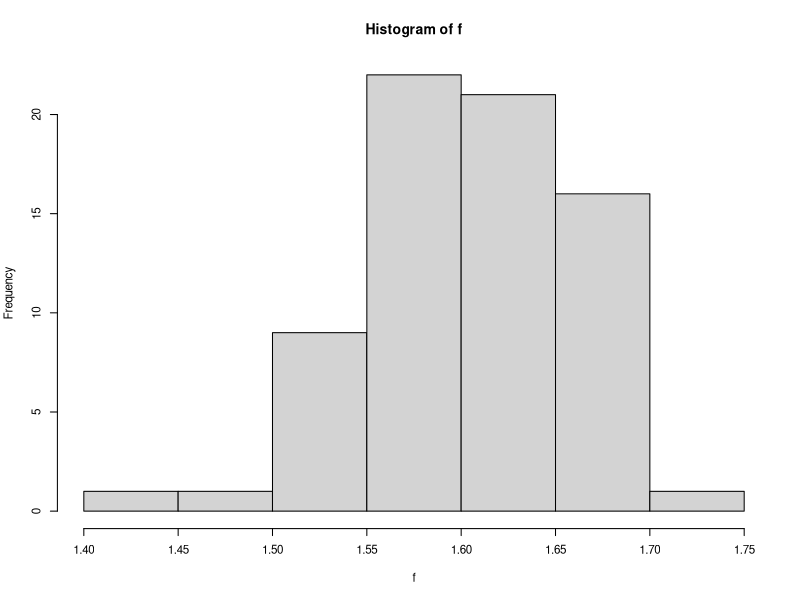
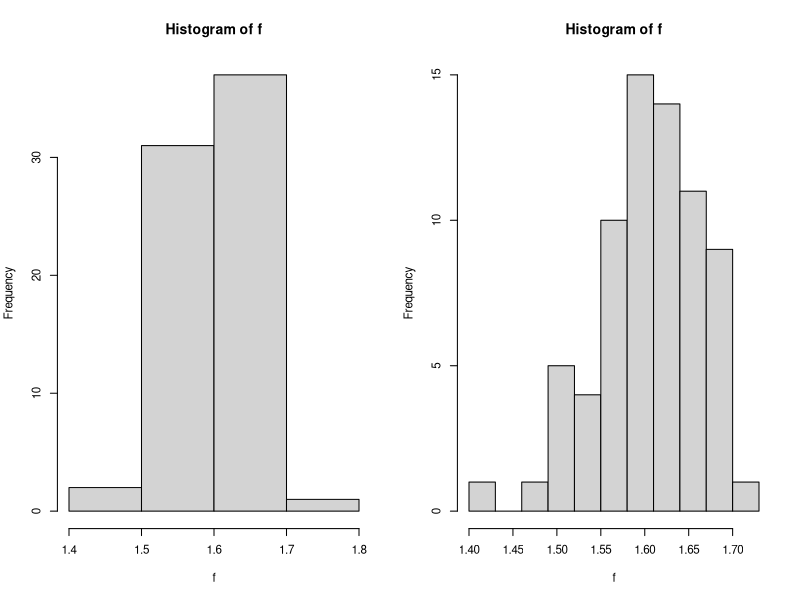
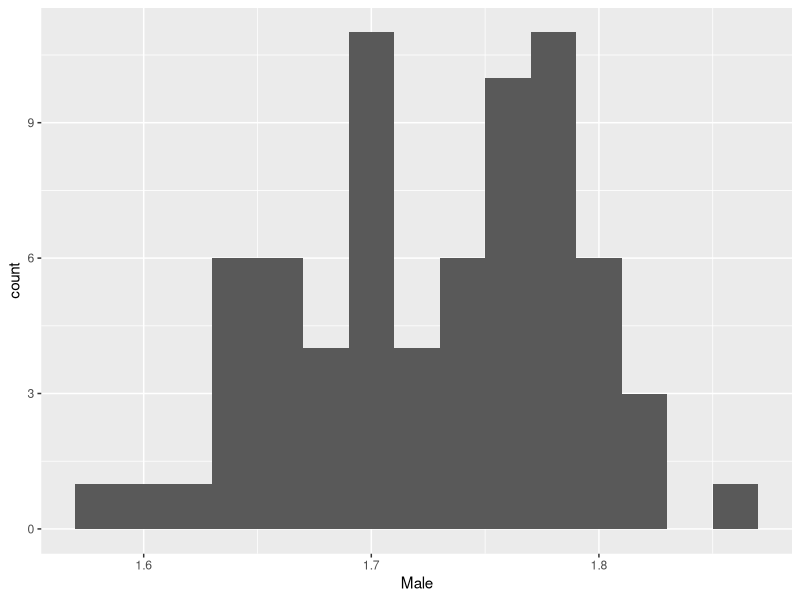
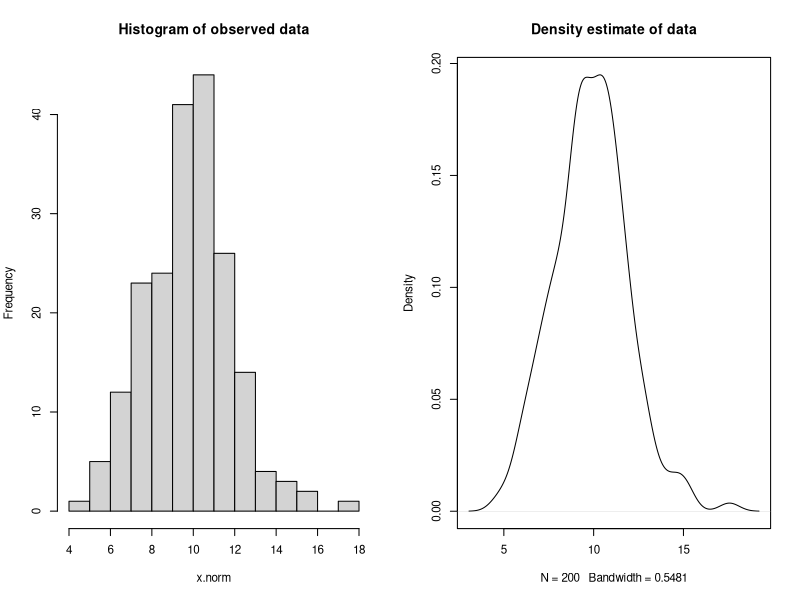
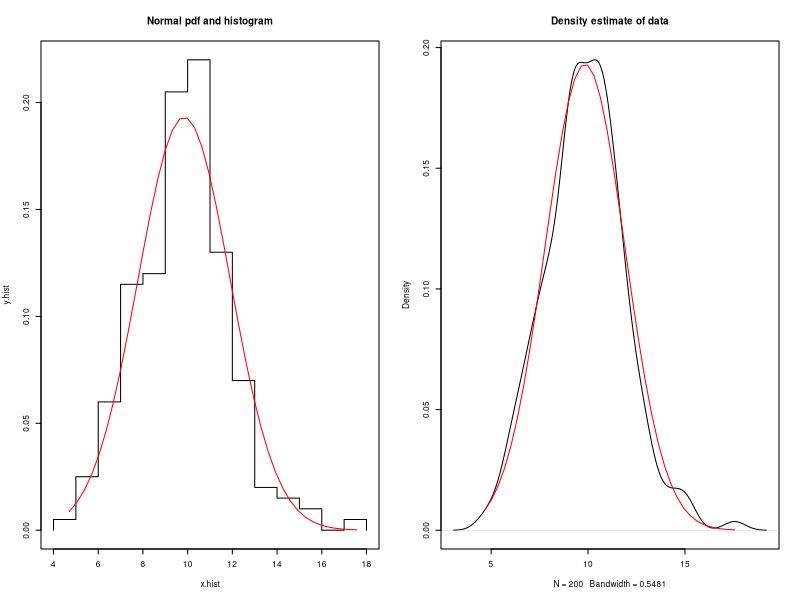
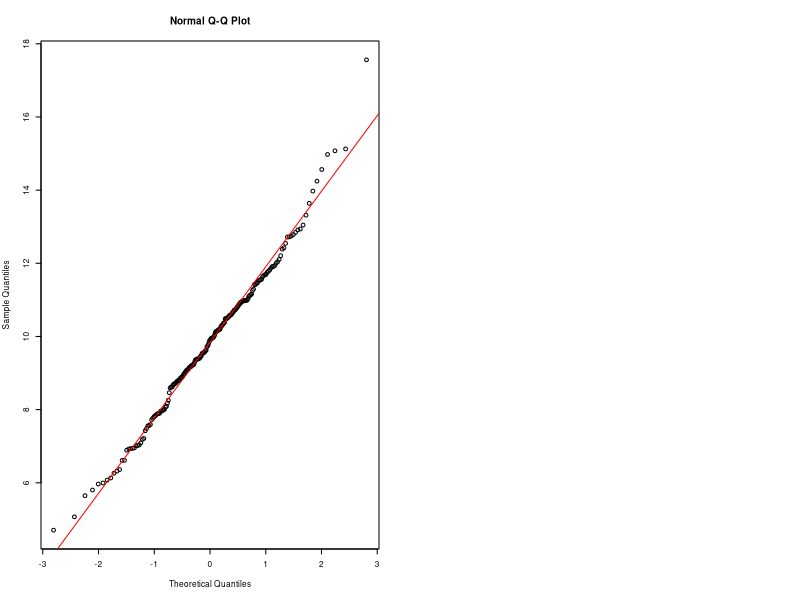

Here is the R script that generated these plots, in order:
height = read.table("height.txt", header=T)
head(height)

m = height$Male # or height[,1] or height[, "Male"] 
f = height$Female
mean(m) # mean
mean(f)
var(m) # sample variance
var(f)
sd(f) # standard deviation
cov(m,f) # covariance
cor(m,f) # correlation
par(cex=0.7) # resize text 
hist(f)


par(mfrow=c(1,2), cex=0.7) # 2 plots side-by-side 
hist(f, breaks=4) # set number of bins
hist(f, breaks=seq(1.40,1.75,by=0.03)) # set bins



library(ggplot2) # load package 
ggplot(height,aes(Male))+geom_histogram(binwidth=0.02)


sigma = 0.0036; Mbar = mean(m); n = length(m)
E = qnorm(1-0.05/2)*sigma/sqrt(n) # margin of error 
CI_m = Mbar + c(-E,E)
CI_m


S = sd(m)
E = qt(1-0.05/2, df=n-1)*S/sqrt(n)
CI_M = Mbar + c(-E,E)
CI_M


z = sqrt(n)*(Mbar-1.728)/sigma
z

z.half.alpha = qnorm(1-0.05/2) # check if z is in the interval 
c(-z.half.alpha, z.half.alpha)

z = sqrt(n)*(Mbar-1.728)/sigma
z

z.alpha = -qnorm(1-0.05)
z.alpha

t = sqrt(n)*(Mbar-1.728)/sd(m)
t

t.half.alpha = qt(1-0.05/2, df=n-1)
c(-t.half.alpha, t.half.alpha)

t.test(m,mu=1.728,alternative="less")

t.test(m,f,paired=T)

t.test(m,f,var.equal=T)


# Generate 200 random variates from N(10,2^2)
x.norm = rnorm(n=200,m=10,sd=2)
par(mfrow=c(1,2), cex=0.7)
hist(x.norm,breaks=10,main="Histogram of observed data")
plot(density(x.norm),main="Density estimate of data")

par(mfrow=c(1,2), cex=0.5)
h = hist(x.norm, breaks=10, plot=F)
x.hist = c(min(h$breaks),h$breaks)
y.hist = c(0,h$density,0)
x.fit = seq(min(x.norm),max(x.norm),length=40)
y.fit = dnorm(x.fit, mean=mean(x.norm), sd=sd(x.norm))
plot(x.hist, y.hist, type="s", ylim=c(0,max(y.hist,y.fit)),
     main="Normal pdf and histogram")
lines(x.fit, y.fit, col="red")
plot(density(x.norm), main="Density estimate of data")
lines(x.fit,y.fit, col="red")


library("fitdistrplus")
f_weibull = fitdist(x.norm, "weibull")
summary(f_weibull)

f_normal = fitdist(x.norm, "norm")
summary(f_normal)

z.norm = (x.norm-mean(x.norm))/sd(x.norm)
qqnorm(x.norm)
#Use qqplot(data1, data2) to compare distributions of 2 datasets 
abline(mean(x.norm),b=sd(x.norm),col="red") #slope & intercept
